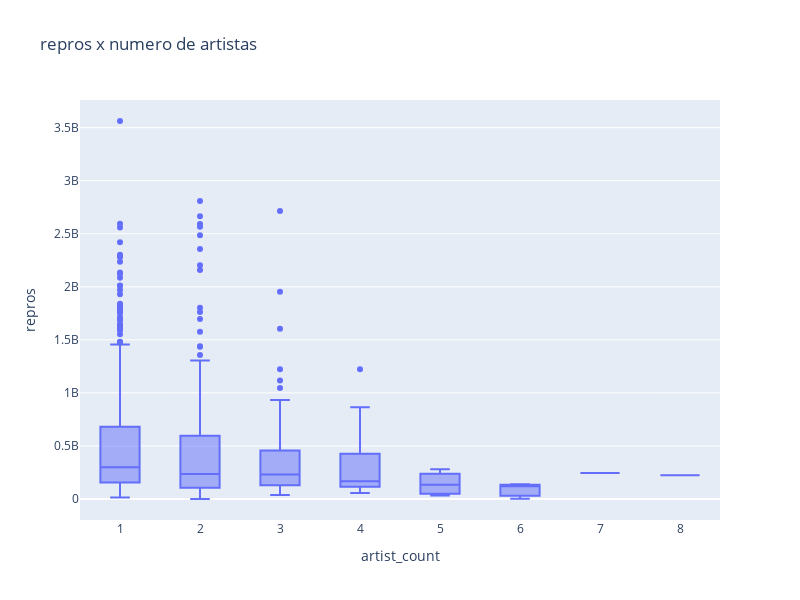

The cell this chart's notebook holds for it:
### Markdown cell above
d) ¿Existe una diferencia signitificativa en las reproducciones entre las canciones de un solo artista y las de más de uno? (0.5 puntos)

### Code cell
#plotlu box? box
fig = px.box(df, x='artist_count', y='streams', 
             labels={'vartist_count': 'num de artistas', 'streams': 'repros'},
             title='repros x numero de artistas')

fig.update_layout(width=800, height=600)
fig.show()

### Figure 1 — Plotly figure (JSON) as saved in the notebook; plotly's stock layout.template omitted (floating-point values rounded to 4 significant figures; data arrays with more than 128 entries replaced by an {"elided": "..."} marker saying what was removed)
{"data": [{"alignmentgroup": "True", "hovertemplate": "artist_count=%{x}<br>repros=%{y}<extra></extra>", "legendgroup": "", "marker": {"color": "#636efa"}, "name": "", "notched": false, "offsetgroup": "", "orientation": "v", "showlegend": false, "type": "box", "x": {"elided": "817 int values"}, "x0": " ", "xaxis": "x", "y": {"elided": "817 int values"}, "y0": " ", "yaxis": "y"}], "layout": {"boxmode": "group", "height": 600, "legend": {"tracegroupgap": 0}, "title": {"text": "repros x numero de artistas"}, "width": 800, "xaxis": {"anchor": "y", "domain": [0, 1], "title": {"text": "artist_count"}}, "yaxis": {"anchor": "x", "domain": [0, 1], "title": {"text": "repros"}}}}
